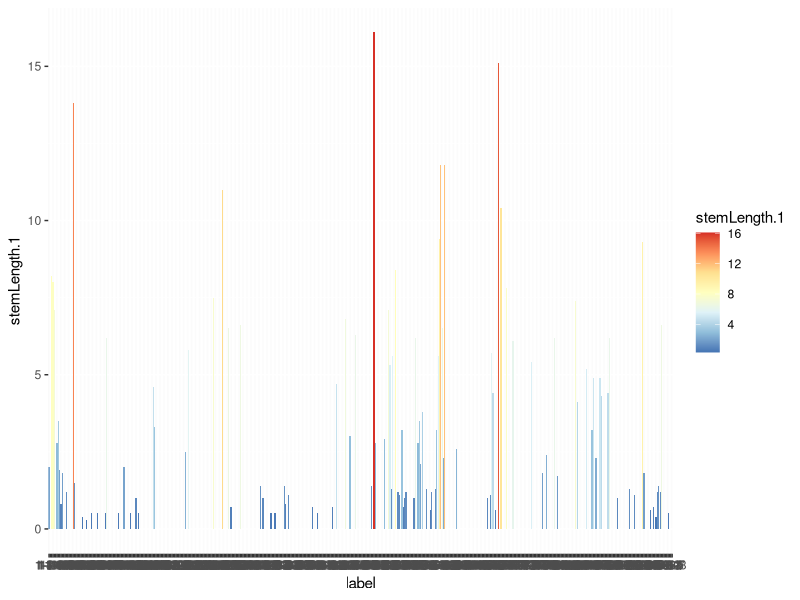
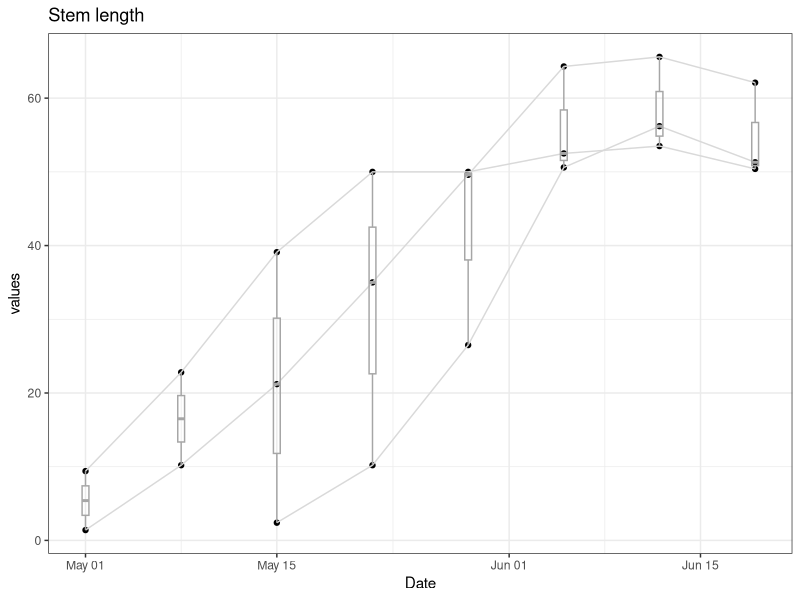

The R script that drew these images, in order: (Note: this script raises an error after producing the figures.)
# This is for Wen

library(tidyverse)

setwd("/Users/kuowenhsi/Library/CloudStorage/OneDrive-WashingtonUniversityinSt.Louis/MOBOT/MOBOT_Boltonia")


correct_stem <- function(x){
  stem_present <- FALSE
  output <- as.vector(rep(NA, length(x)), mode = "numeric")
  
  for (i in 1:length(x)){
    if (stem_present == FALSE){
      if (is.na(x[[i]])){
        stem_present <- FALSE
      } else{
        stem_present <- TRUE
        output[[i]] <- x[[i]]
      } 
    } else{
      if (is.na(x[[i]])) {
        stem_present <- FALSE
        output[1:i] <- as.numeric(rep(NA, i))
      } else{
        stem_present <- TRUE
        output[[i]] <- x[[i]]
      }
    }
  }
  return(output)
}



list.files()

boltonia_data <- read_csv("./data/Boltonia Phenotype data_20240612.csv", na = c("", "NA", "N/A", "DNR"))
str(boltonia_data)
boltonia_data$flwrBud.1

# does plant grow with time?

p <- ggplot(data = boltonia_data, mapping = aes(x = label, y = stemLength.1))+
  geom_col(mapping = aes(fill = stemLength.1))+
  scale_fill_distiller(palette = "RdYlBu")
p

convert_Y_TRUE <- function(x){
  output <- case_when(x == "Y" ~ TRUE, TRUE ~ FALSE)
  return(output)
}


boltonia_data_sub <- boltonia_data %>%
  filter(index <= 10) %>%
  mutate(stemLength.2 = as.numeric(stemLength.2), label = factor(label, levels = label))%>%
  # mutate(Surv.2 = case_when(Surv.2 == "Y" ~ TRUE, TRUE ~ FALSE))%>%
  mutate_at(vars(matches("Surv.")), .funs = "convert_Y_TRUE")
## modify the mutate all Surv.X columns to logical data

str(boltonia_data_sub)

date_info <- boltonia_data_sub %>%
  select(str_c("Date.", 1:8))%>% # add something
  .[1,]%>%
  pivot_longer(cols = starts_with("Date"), names_to = "Date_index", values_to = "Date")%>%
  mutate(Date_index = str_remove(Date_index, "Date."))%>%
  mutate(Date = str_replace(Date, pattern = "/24$", replacement = "/2024"))

boltonia_data_sub_l <- boltonia_data_sub %>%
  select(label, index, starts_with("stemLength"), starts_with("leafLong"), starts_with("leafWide"))%>%
  mutate_at(vars(matches("leafLong")),.funs = "as.double")%>%
  mutate_at(vars(matches("leafWide")),.funs = "as.double")%>%
  pivot_longer(cols = c(starts_with("leafLong"), starts_with("stemLength"), starts_with("leafWide")), values_to = "values")%>%
  separate(col = "name", into = c("variable_name", "Date_index"), sep = "[.]")%>%
  left_join(date_info, by = "Date_index")%>%
  mutate(Date = as.Date(Date, "%m/%d/%Y"))%>%
  group_by(label, index, variable_name)%>%
  mutate(values = correct_stem(values))

p <- ggplot(data = filter(boltonia_data_sub_l, variable_name == "stemLength"), aes(x = Date, y = values))+
  geom_point()+
  geom_line(aes(group = label), color = "gray85")+
  geom_boxplot(aes(group = Date), fill = NA, color = "gray65", width = 0.5)+
  ggtitle("Stem length")+
  theme_bw()
p

p <- ggplot(data = filter(boltonia_data_sub_l, variable_name == "leafLong"), aes(x = Date, y = values))+
  geom_point()+
  geom_line(aes(group = label), color = "gray85")+
  geom_boxplot(aes(group = Date), fill = NA, color = "gray65", width = 0.5)+
  scale_x_date(breaks = unique(boltonia_data_sub_l$Date), labels = c("W1", "W2", "W3", "W4", "W5"))+
  ggtitle("Leaf length")+
  theme_bw()
p

p <- ggplot(data = filter(boltonia_data_sub_l, variable_name == "leafWide"), aes(x = Date, y = values))+
  geom_boxplot(aes(group = Date), fill = NA, color = "pink", width = 0.5)+
  geom_line(aes(group = label), color = "gray85")+
  geom_point()+
  ggtitle("Leaf Wide")+
  theme_bw()
p

#########






